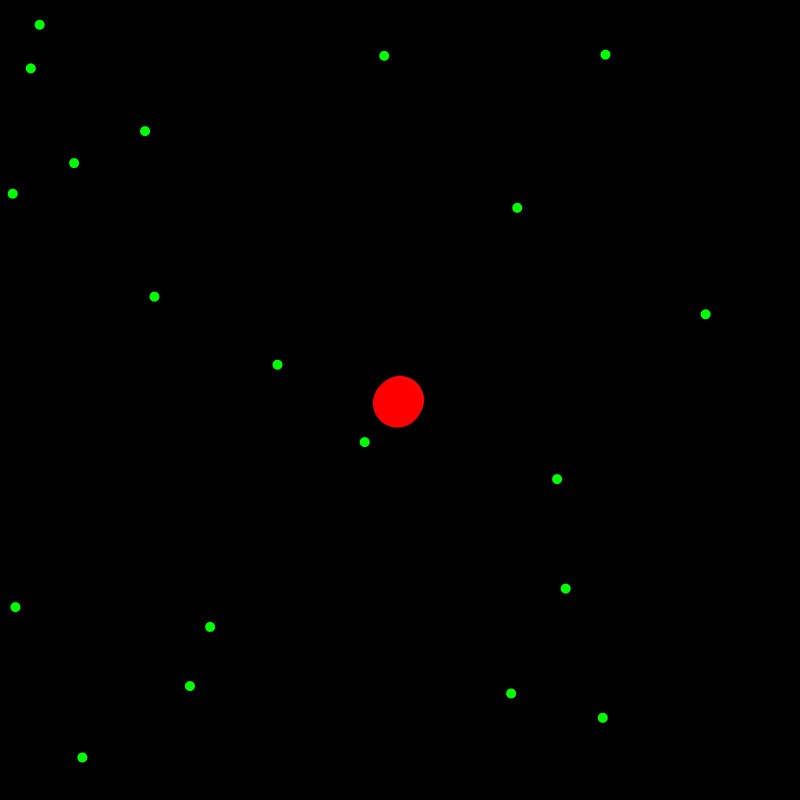
Frame 1 (no input)
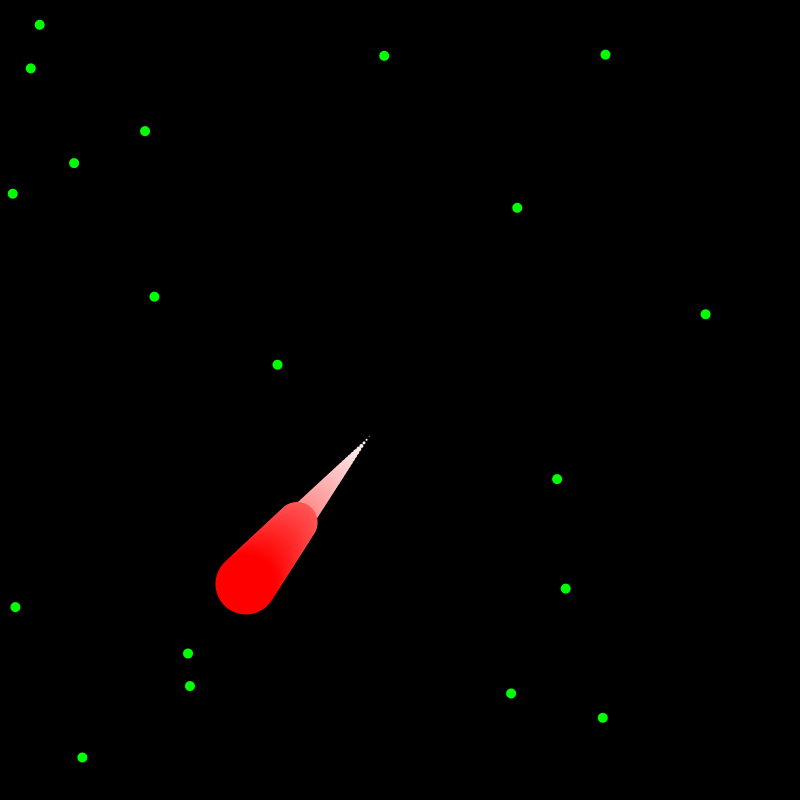
Frame 60 (the mouse pressed at the canvas centre just before this capture)
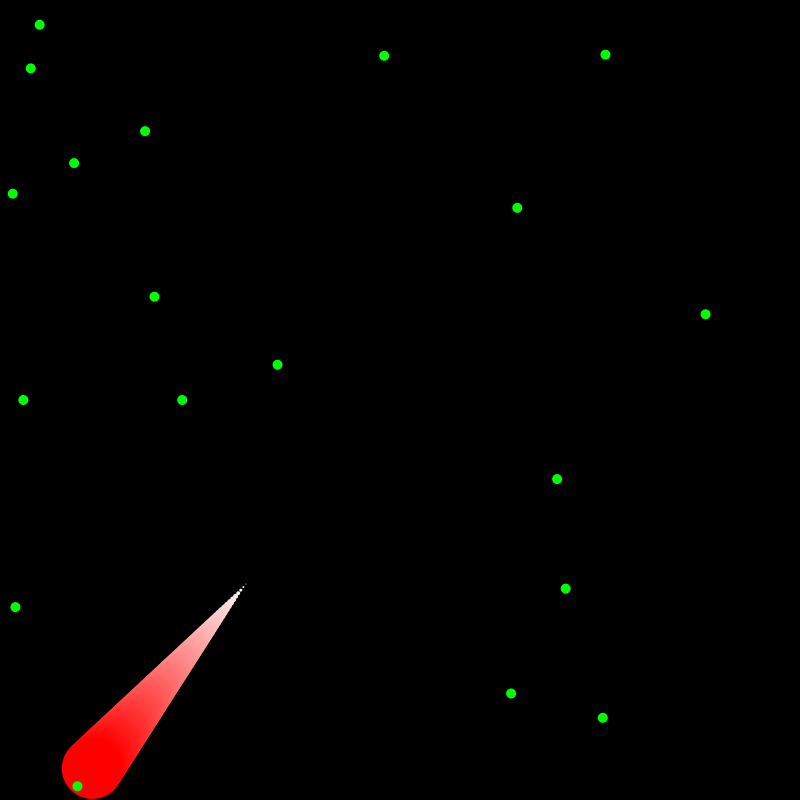
Frame 120 (the mouse held since frame 60 and released just before this capture)

The Processing sketch that drew these frames (run headless with seeded random() and noise(); from frame 60 on, the mouse is pressed at the canvas centre):

// Processing sketch: exo165
// ── exo165.pde
class Snake {
  int taille;
  color couleur;
  float vitesse;
  float[] xpos;
  float[] ypos;

  Snake(int taille, color couleur, float vitesse, float x0, float y0) {
    this.taille = taille;
    this.couleur = couleur;
    this.vitesse = vitesse;

    xpos = new float[taille];
    ypos = new float[taille];
    for (int i = 0; i < taille; i++) {
      xpos[i] = x0;
      ypos[i] = y0;
    }
  }

  void dessiner() {
    noStroke();
    for (int i = 0; i < taille; i++) {
      fill(lerpColor(color(255), couleur, i / (taille - 1.0)));
      ellipse(xpos[i], ypos[i], i, i);
    }
    dessinerBouche();
  }

  void dessinerBouche() {
    float xTete = xpos[taille - 1];
    float yTete = ypos[taille - 1];
    fill(255, 0, 0);
    ellipse(xTete, yTete, taille / 5, taille / 5); // Mouth size scales with snake size
  }

  void deplacer(float x, float y) {
    for (int i = 0; i < taille - 1; i++) {
      xpos[i] = xpos[i + 1];
      ypos[i] = ypos[i + 1];
    }
    xpos[taille - 1] = x;
    ypos[taille - 1] = y;
  }

  void avancerVers(float x, float y) {
    float xTete = xpos[taille - 1];
    float yTete = ypos[taille - 1];
    float d = dist(xTete, yTete, x, y);
    float vx = vitesse * (x - xTete) / d;
    float vy = vitesse * (y - yTete) / d;
    deplacer(xTete + vx, yTete + vy);
  }

  void grandir() {
    int nouvelleTaille = int(taille * 1.25);
    float[] newXpos = new float[nouvelleTaille];
    float[] newYpos = new float[nouvelleTaille];
    for (int i = 0; i < taille; i++) {
      newXpos[i] = xpos[i];
      newYpos[i] = ypos[i];
    }
    for (int i = taille; i < nouvelleTaille; i++) {
      newXpos[i] = xpos[taille - 1];
      newYpos[i] = ypos[taille - 1];
    }
    xpos = newXpos;
    ypos = newYpos;
    taille = nouvelleTaille;
  }

  float getXTete() {
    return xpos[taille - 1];
  }

  float getYTete() {
    return ypos[taille - 1];
  }

  float getXQueue() {
    return xpos[0];
  }

  float getYQueue() {
    return ypos[0];
  }
}

class Prey {
  float x, y;
  float vitesse;
  color couleur;

  Prey(float x, float y, float vitesse, color couleur) {
    this.x = x;
    this.y = y;
    this.vitesse = vitesse;
    this.couleur = couleur;
  }

  void dessiner() {
    fill(couleur);
    ellipse(x, y, 10, 10);
  }

  void eviter(Snake predator) {
    float d = dist(x, y, predator.getXTete(), predator.getYTete());
    if (d < 100) {
      float vx = vitesse * (x - predator.getXTete()) / d;
      float vy = vitesse * (y - predator.getYTete()) / d;
      x += vx;
      y += vy;
    }
    teleportIfOutOfMap();
  }

  void teleportIfOutOfMap() {
    if (x < 0) x = width/2;
    if (x > width) x = width/2;
    if (y < 0) y = height/2;
    if (y > height) y = height/2;
  }
}

Snake predator;
Prey[] preys = new Prey[20];
float targetX, targetY;

void setup() {
  size(800, 800);
  frameRate(120);
  predator = new Snake(50, color(255, 0, 0), 4, width / 2, height / 2); // Reduced speed
  for (int i = 0; i < preys.length; i++) {
    preys[i] = new Prey(random(width), random(height), random(2, 5), color(0, 255, 0));
  }
  targetX = random(width);
  targetY = random(height);
}

void draw() {
  background(0);

  // Find the nearest prey
  float minDist = Float.MAX_VALUE;
  Prey nearestPrey = null;
  for (Prey prey : preys) {
    float d = dist(predator.getXTete(), predator.getYTete(), prey.x, prey.y);
    if (d < minDist) {
      minDist = d;
      nearestPrey = prey;
    }
  }

  // Set the target to the nearest prey
  if (nearestPrey != null) {
    targetX = nearestPrey.x;
    targetY = nearestPrey.y;
  }

  predator.avancerVers(targetX, targetY);
  predator.dessiner();

  // Check if the predator has reached the target prey
  if (nearestPrey != null && dist(predator.getXTete(), predator.getYTete(), targetX, targetY) < 10) {
    predator.grandir();
    // Remove the eaten prey
    Prey[] newPreys = new Prey[preys.length - 1];
    int index = 0;
    for (Prey prey : preys) {
      if (prey != nearestPrey) {
        newPreys[index++] = prey;
      }
    }
    preys = newPreys;
  }

  // Draw and update the preys
  for (Prey prey : preys) {
    prey.eviter(predator);
    prey.dessiner();
  }
}
